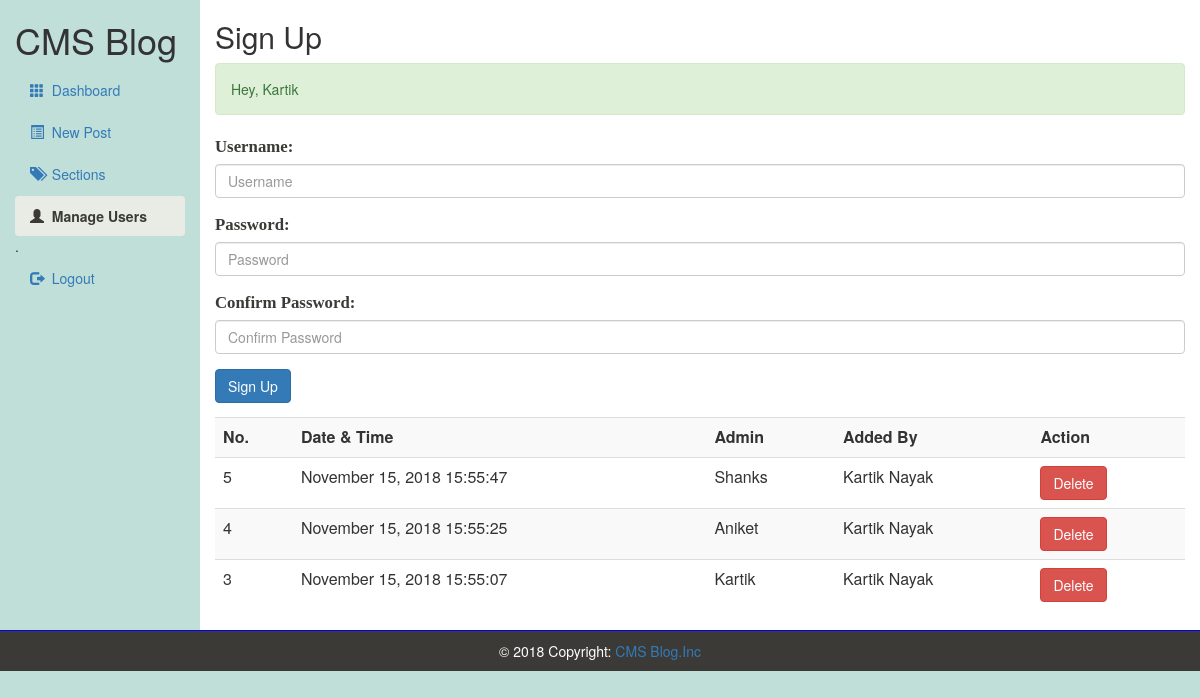
Page /manageusers.php (signed in) on the committed database.
### tables this page shows
CREATE TABLE `registration` (
  `id` int(100) NOT NULL,
  `date_time` varchar(70) NOT NULL,
  `username` varchar(200) NOT NULL,
  `password` varchar(200) NOT NULL,
  `added_by` varchar(200) NOT NULL
);

### manageusers.php (the view, shortened to what this page needs)
<!DOCTYPE>
<?php require_once("include/sessions.php") ?>
<?php require_once("include/functions.php") ?>
<html>
    <head>
        <link rel="stylesheet" href="css/bootstrap.min.css">
        <link rel="stylesheet" href="css/adminstyles.css">
    </head>
    <body>
        <div class="container-fluid">
            <div class="row">
                <div class="col-sm-2">
                    <h1>CMS Blog</h1>
                    <ul id="sideBar" class="nav nav-pills nav-stacked">
                        <li><a href="dashboard.php"><span class="glyphicon glyphicon-th "></span>&nbsp; Dashboard</a></li>
                        <li><a href="addnewpost.php"><span class="glyphicon glyphicon-list-alt "></span>&nbsp; New Post</a></li>
                        <li ><a href="categories.php"><span class="glyphicon glyphicon-tags "></span>&nbsp; Sections</a></li>
                        <li  class="active"><a href="manageusers.php"><span class="glyphicon glyphicon-user "></span>&nbsp; Manage Users</a></li>.
                        <li><a href="logout.php"><span class="glyphicon glyphicon-log-out "></span>&nbsp; Logout</a></li>
                    </ul>
                </div>
                <div class="col-sm-10">
                    <h2>Sign Up</h2>
<?php
echo successMessage();
?>
                    <div>
                        <form action="manageusers.php" method="post">
                            <fieldset>
                                <div class="form-group">
                                    <label for="username"><span class="FieldInfo">Username: </span></label>
                                    <input class="form-control " type="text" name="username" id="username" placeholder="Username">
                                </div>
                                <div class="form-group">
                                    <label for="password"><span class="FieldInfo">Password: </span></label>
                                    <input class="form-control" type="password" name="password" id="password" placeholder="Password">
                                </div>
                                <div class="form-group">
                                    <label for="confirmpassword"><span class="FieldInfo">Confirm Password: </span></label>
                                    <input class="form-control" type="password" name="confirmpassword" id="confirmpassword" placeholder="Confirm Password">
                                </div>
                                <input class="btn btn-primary " type="Submit" name="Submit" value="Sign Up">
                            </fieldset>
                        </form>
                    </div>
                    <div class="table-responsive">
                        <table class="table table-striped table-hover">
                            <tr>
                                <th>No.</th>
                                <th>Date & Time</th>
                                <th>Admin</th>
                                <th>Added By</th>
                                <th>Action</th>
                            </tr>
<?php
$viewQuery = "SELECT * FROM registration ORDER BY date_time desc";
$result = mysqli_query($Connection, $viewQuery);
while ($DataRows = mysqli_fetch_array($result)) {
    $id = $DataRows["id"];
    $date_time = $DataRows["date_time"];
    $name = $DataRows["username"];
    $addedby = $DataRows["added_by"];
    ?>
                                <tr>
                                    <td><?php echo $id ?></td>
                                    <td><?php echo $date_time ?></td>
                                    <td><?php echo $name ?></td>
                                    <td><?php echo $addedby   ?></td>
                                    <td> <a href="deleteadmin.php?=<?php echo $id ?>"><span class="btn btn-danger">Delete</span></a></td>
                                </tr>
<?php } ?>
                        </table>
                    </div>
                </div>
            </div>
        </div>
        <div id="Footer">
            <div class="footer-copyright text-center py-3">&copy; 2018 Copyright:
                <a href="http://localhost/CMS%20Blog/dashboard.php"> CMS Blog.Inc</a>
            </div>
        </div>
    </body>
</html>

### css/adminstyles.css (style rules this page uses)
body { background-color: #c0dfd9; }
.col-sm-10 { background-color:#FFFFFF; }
#sideBar .active a { color: #3b3a36; font-weight: bold; background-color: #e9ece5; }
#Footer { padding:10px; border-top: 1px solid blue; color: #FFFFFF; background-color: #3b3a36; text-align: center; }

### manageusers.php (style rules this page uses)
.FieldInfo { color: rgb(59, 58, 54); font-family : Bitter, Georgia,"Times New Roman",Times,serif; font-size:1.2em; }

### rows in the picture
registration: id "5", date_time "November 15, 2018 15:55:47", username "Shanks", added_by "Kartik Nayak"
registration: id "4", date_time "November 15, 2018 15:55:25", username "Aniket", added_by "Kartik Nayak"
registration: id "3", date_time "November 15, 2018 15:55:07", username "Kartik", added_by "Kartik Nayak"

### other values in the picture
successMessage() "Hey, Kartik"
